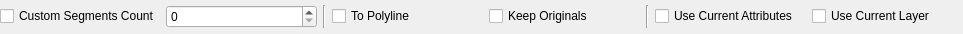
<?xml version="1.0" encoding="UTF-8"?>
<ui version="4.0">
 <class>LC_SplineExplodeOptionsWidget</class>
 <widget class="QWidget" name="LC_SplineExplodeOptionsWidget">
  <property name="geometry">
   <rect>
    <x>0</x>
    <y>0</y>
    <width>963</width>
    <height>34</height>
   </rect>
  </property>
  <property name="windowTitle">
   <string>Form</string>
  </property>
  <layout class="QGridLayout" name="gridLayout">
   <property name="leftMargin">
    <number>0</number>
   </property>
   <property name="topMargin">
    <number>1</number>
   </property>
   <property name="rightMargin">
    <number>0</number>
   </property>
   <property name="bottomMargin">
    <number>1</number>
   </property>
   <item row="0" column="1">
    <widget class="QSpinBox" name="sbSegmentsCount">
     <property name="toolTip">
      <string>Defines the number of line segments to be generated for each spline-fit polyline</string>
     </property>
    </widget>
   </item>
   <item row="0" column="4">
    <widget class="QCheckBox" name="cbKeepOriginals">
     <property name="toolTip">
      <string>If unchecked, original spline will be removed, otherwise it will survive.</string>
     </property>
     <property name="text">
      <string>Keep Originals</string>
     </property>
    </widget>
   </item>
   <item row="0" column="5">
    <widget class="Line" name="line">
     <property name="orientation">
      <enum>Qt::Orientation::Vertical</enum>
     </property>
    </widget>
   </item>
   <item row="0" column="6">
    <widget class="QCheckBox" name="cbCurrentAttr">
     <property name="toolTip">
      <string>If checked, current attributes will be used for created entities, otherwise - original ones. </string>
     </property>
     <property name="text">
      <string>Use Current Attributes</string>
     </property>
    </widget>
   </item>
   <item row="0" column="2">
    <widget class="Line" name="line_2">
     <property name="orientation">
      <enum>Qt::Orientation::Vertical</enum>
     </property>
    </widget>
   </item>
   <item row="0" column="7">
    <widget class="QCheckBox" name="cbLayer">
     <property name="toolTip">
      <string>If checked, created entities will be placed on current layer, otherwise they will be placed into original layers.</string>
     </property>
     <property name="text">
      <string>Use Current Layer</string>
     </property>
    </widget>
   </item>
   <item row="0" column="0">
    <widget class="QCheckBox" name="cbCustomSegmentsCount">
     <property name="toolTip">
      <string>If checked, it is possible to specify custom amount of line segments. Otherwise, the value from settings for current drawing will be used.</string>
     </property>
     <property name="text">
      <string>Custom Segments Count</string>
     </property>
    </widget>
   </item>
   <item row="0" column="3">
    <widget class="QCheckBox" name="cbPolyline">
     <property name="toolTip">
      <string>If checked, line segments will be part of polyline. Otherwise, they will be individual lines</string>
     </property>
     <property name="text">
      <string>To Polyline</string>
     </property>
    </widget>
   </item>
  </layout>
 </widget>
 <resources/>
 <connections/>
</ui>
